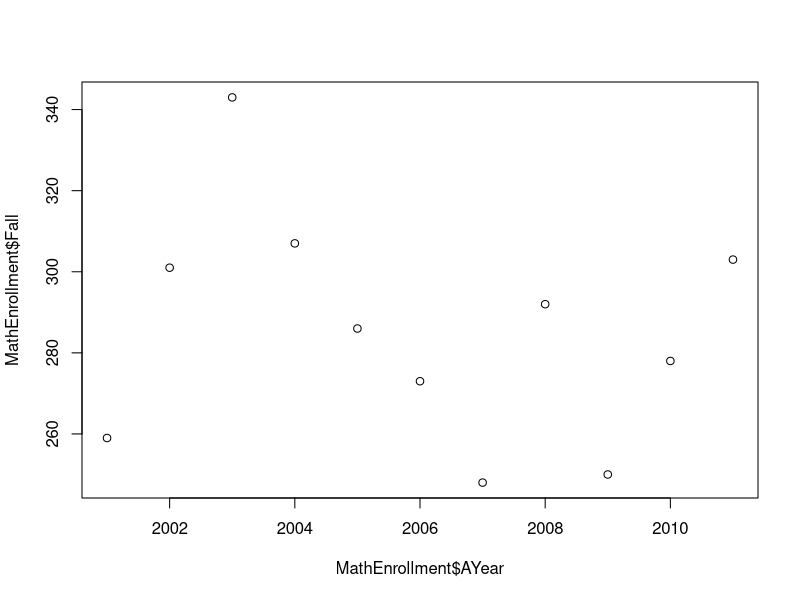
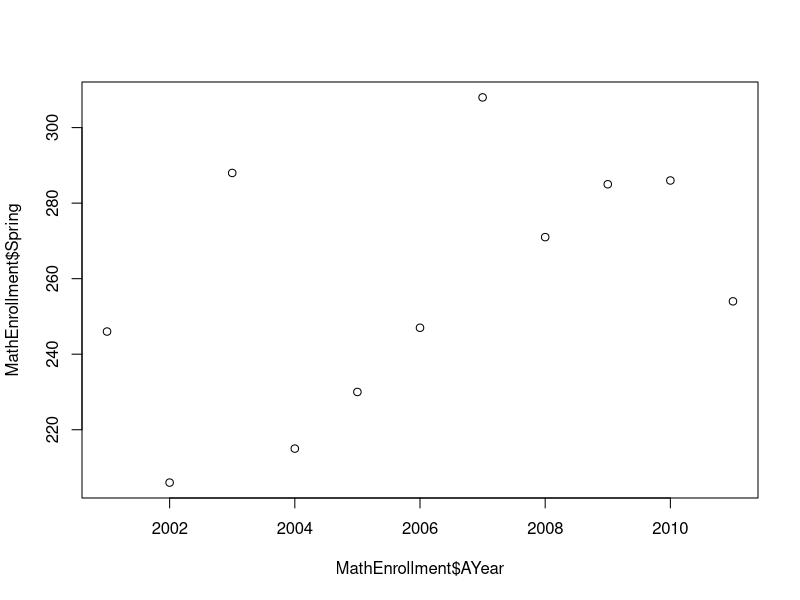

Recreate these plots in R, in order.
## ---- chunk 1
knitr::opts_chunk$set(echo = TRUE)
## ---- chunk 2

chooseCRANmirror(graphics = getOption("menu.graphics"), ind = 79,
                 local.only = FALSE)
install.packages("vcd")
install.packages("dplyr")
library(dplyr)

#DataSetSource: https://vincentarelbundock.github.io/Rdatasets/datasets.html

MathEnrollment <- read.csv("MathEnrollment.csv")
View(MathEnrollment)

#summary of Math Enrollment
summary(MathEnrollment)
#Arranging in order based on Fall
arrange(MathEnrollment, Fall)
#Arranging in desc order
arrange(MathEnrollment, desc(Fall))
#Calculating Mean 
mean(MathEnrollment$Fall)
#Calculating Median
median(MathEnrollment$Spring)
select(MathEnrollment, AYear:Spring)
summary(MathEnrollment)

## ---- chunk 3
#Plotting Graphs for Year and Fall

plot(MathEnrollment$AYear, MathEnrollment$Fall)
#Plotting Graphs for Year and Spring

plot(MathEnrollment$AYear, MathEnrollment$Spring)
